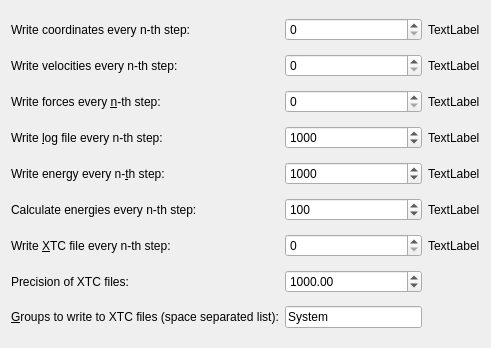
<?xml version="1.0" encoding="UTF-8"?>
<ui version="4.0">
 <class>WizardPage</class>
 <widget class="QWizardPage" name="WizardPage">
  <property name="geometry">
   <rect>
    <x>0</x>
    <y>0</y>
    <width>491</width>
    <height>348</height>
   </rect>
  </property>
  <property name="windowTitle">
   <string>WizardPage</string>
  </property>
  <property name="title">
   <string>O&amp;utput control</string>
  </property>
  <property name="subTitle">
   <string>Output / calculation frequencies</string>
  </property>
  <layout class="QGridLayout" name="gridLayout">
   <item row="0" column="0">
    <widget class="QLabel" name="label_16">
     <property name="text">
      <string>Write coordinates every n-th step:</string>
     </property>
     <property name="buddy">
      <cstring>nstxoutSpinBox</cstring>
     </property>
    </widget>
   </item>
   <item row="0" column="1">
    <widget class="QSpinBox" name="nstxoutSpinBox">
     <property name="maximum">
      <number>999999999</number>
     </property>
    </widget>
   </item>
   <item row="0" column="2">
    <widget class="QLabel" name="nstxoutTimeLabel">
     <property name="text">
      <string>TextLabel</string>
     </property>
    </widget>
   </item>
   <item row="1" column="0">
    <widget class="QLabel" name="label_17">
     <property name="text">
      <string>Write velocities every n-th step:</string>
     </property>
     <property name="buddy">
      <cstring>nstvoutSpinBox</cstring>
     </property>
    </widget>
   </item>
   <item row="1" column="1">
    <widget class="QSpinBox" name="nstvoutSpinBox">
     <property name="maximum">
      <number>999999999</number>
     </property>
    </widget>
   </item>
   <item row="1" column="2">
    <widget class="QLabel" name="nstvoutTimeLabel">
     <property name="text">
      <string>TextLabel</string>
     </property>
    </widget>
   </item>
   <item row="2" column="0">
    <widget class="QLabel" name="label_18">
     <property name="text">
      <string>Write forces every &amp;n-th step:</string>
     </property>
     <property name="buddy">
      <cstring>nstfoutSpinBox</cstring>
     </property>
    </widget>
   </item>
   <item row="2" column="1">
    <widget class="QSpinBox" name="nstfoutSpinBox">
     <property name="maximum">
      <number>999999999</number>
     </property>
    </widget>
   </item>
   <item row="2" column="2">
    <widget class="QLabel" name="nstfoutTimeLabel">
     <property name="text">
      <string>TextLabel</string>
     </property>
    </widget>
   </item>
   <item row="3" column="0">
    <widget class="QLabel" name="label_19">
     <property name="text">
      <string>Write &amp;log file every n-th step:</string>
     </property>
     <property name="buddy">
      <cstring>nstlogSpinBox</cstring>
     </property>
    </widget>
   </item>
   <item row="3" column="1">
    <widget class="QSpinBox" name="nstlogSpinBox">
     <property name="maximum">
      <number>999999999</number>
     </property>
     <property name="value">
      <number>1000</number>
     </property>
    </widget>
   </item>
   <item row="3" column="2">
    <widget class="QLabel" name="nstlogTimeLabel">
     <property name="text">
      <string>TextLabel</string>
     </property>
    </widget>
   </item>
   <item row="4" column="0">
    <widget class="QLabel" name="label_20">
     <property name="text">
      <string>Write energy every n-&amp;th step:</string>
     </property>
     <property name="buddy">
      <cstring>nstenergySpinBox</cstring>
     </property>
    </widget>
   </item>
   <item row="4" column="1">
    <widget class="QSpinBox" name="nstenergySpinBox">
     <property name="maximum">
      <number>999999999</number>
     </property>
     <property name="value">
      <number>1000</number>
     </property>
    </widget>
   </item>
   <item row="4" column="2">
    <widget class="QLabel" name="nstenergyTimeLabel">
     <property name="text">
      <string>TextLabel</string>
     </property>
    </widget>
   </item>
   <item row="5" column="0">
    <widget class="QLabel" name="label_21">
     <property name="text">
      <string>Calculate energies every n-th step:</string>
     </property>
     <property name="buddy">
      <cstring>nstcalcenergySpinBox</cstring>
     </property>
    </widget>
   </item>
   <item row="5" column="1">
    <widget class="QSpinBox" name="nstcalcenergySpinBox">
     <property name="maximum">
      <number>999999999</number>
     </property>
     <property name="value">
      <number>100</number>
     </property>
    </widget>
   </item>
   <item row="5" column="2">
    <widget class="QLabel" name="nstcalcenergyTimeLabel">
     <property name="text">
      <string>TextLabel</string>
     </property>
    </widget>
   </item>
   <item row="6" column="0">
    <widget class="QLabel" name="label_22">
     <property name="text">
      <string>Write &amp;XTC file every n-th step:</string>
     </property>
     <property name="buddy">
      <cstring>nstxout_compressedSpinBox</cstring>
     </property>
    </widget>
   </item>
   <item row="6" column="1">
    <widget class="QSpinBox" name="nstxout_compressedSpinBox">
     <property name="maximum">
      <number>999999999</number>
     </property>
    </widget>
   </item>
   <item row="6" column="2">
    <widget class="QLabel" name="nstxout_compressedTimeLabel">
     <property name="text">
      <string>TextLabel</string>
     </property>
    </widget>
   </item>
   <item row="7" column="0">
    <widget class="QLabel" name="label_23">
     <property name="text">
      <string>Precision of XTC files:</string>
     </property>
     <property name="buddy">
      <cstring>compressed_x_precisionDoubleSpinBox</cstring>
     </property>
    </widget>
   </item>
   <item row="7" column="1">
    <widget class="QDoubleSpinBox" name="compressed_x_precisionDoubleSpinBox">
     <property name="maximum">
      <double>9999999.000000000000000</double>
     </property>
     <property name="value">
      <double>1000.000000000000000</double>
     </property>
    </widget>
   </item>
   <item row="8" column="0">
    <widget class="QLabel" name="label_24">
     <property name="text">
      <string>&amp;Groups to write to XTC files (space separated list):</string>
     </property>
     <property name="buddy">
      <cstring>compressed_x_grpsLineEdit</cstring>
     </property>
    </widget>
   </item>
   <item row="8" column="1">
    <widget class="QLineEdit" name="compressed_x_grpsLineEdit">
     <property name="text">
      <string>System</string>
     </property>
    </widget>
   </item>
  </layout>
 </widget>
 <resources/>
 <connections/>
</ui>
